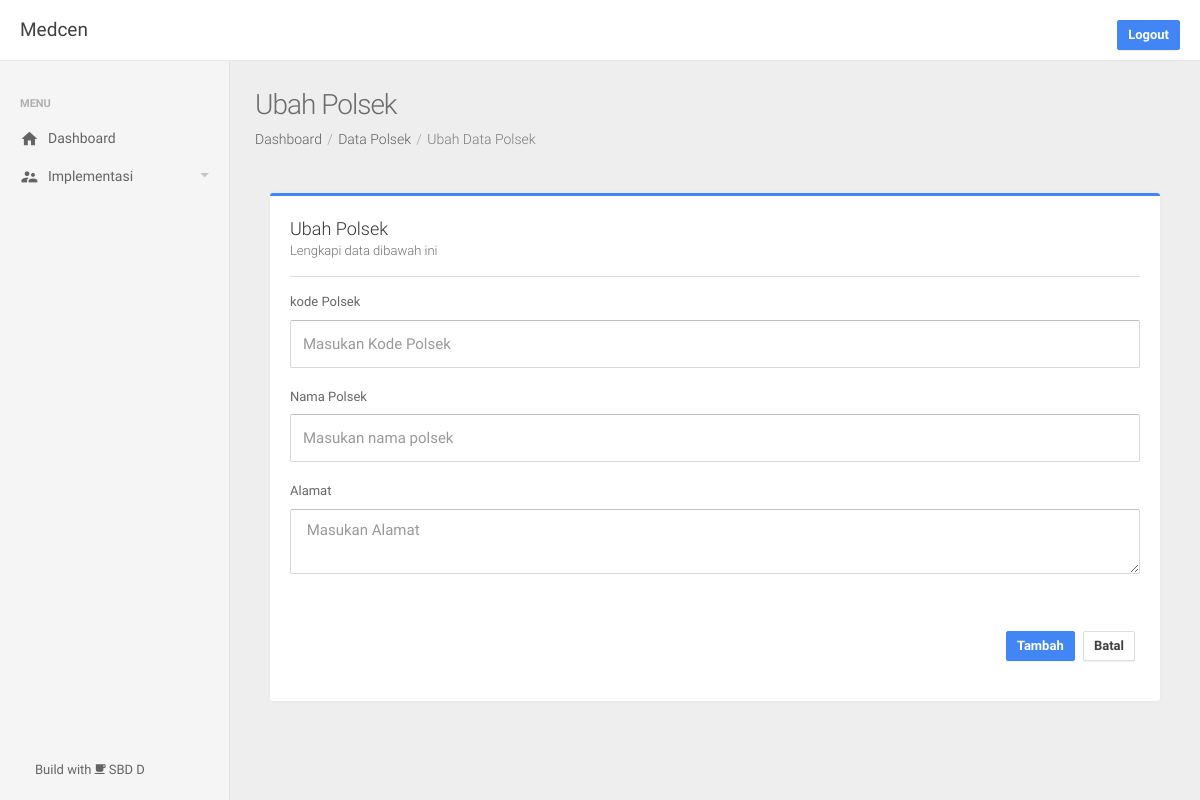
The app's page /polsek/91901/ubah/ (signed in), older data.
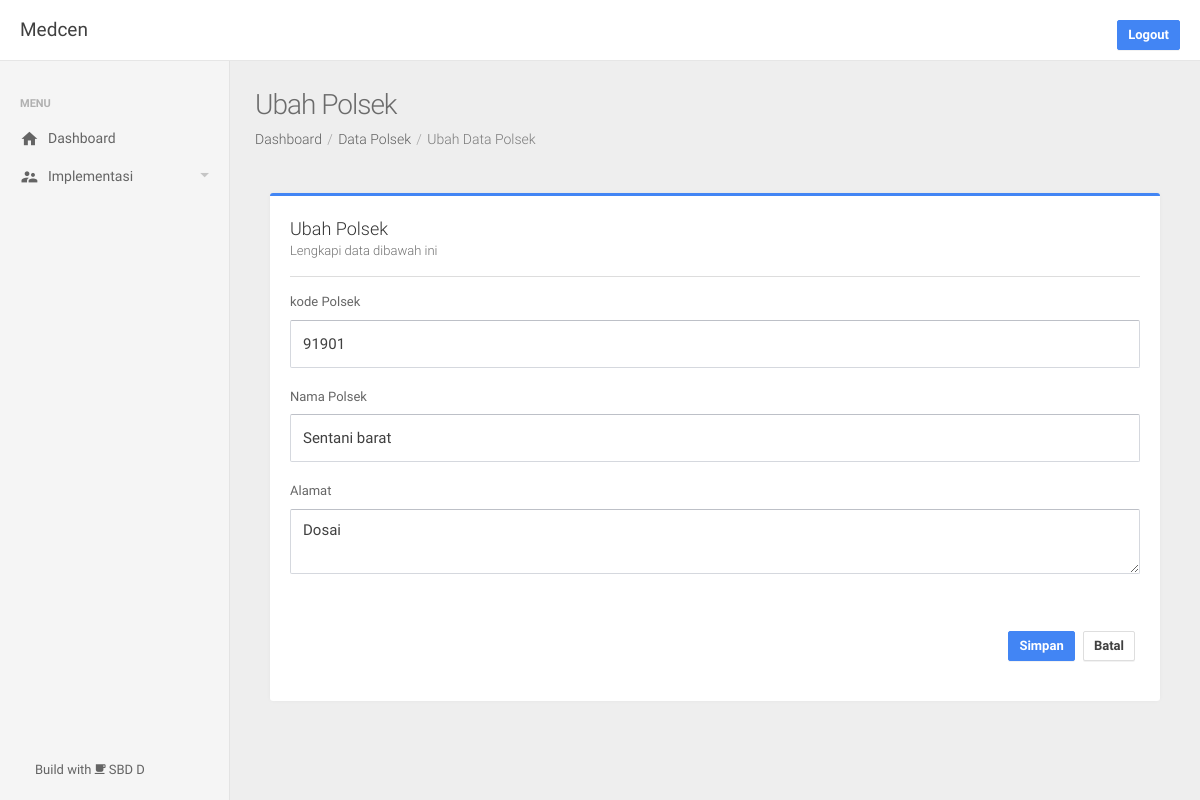
The same page, newer data.
### app/models.py (models this page shows)
class Polsek(db.Model):
    kodePolsek = db.Column(db.Integer, primary_key=True)
    namaPolsek = db.Column(db.String(100))
    alamatKantor = db.Column(db.String(100))

### app/routes.py (the view)
@app.route('/polsek/<kodePolsek>/ubah/', methods=['GET','POST'])
@login_required
def polsekEdit(kodePolsek):
    data = Polsek.query.filter_by(kodePolsek=kodePolsek).first()
    if request.method == 'POST':
        data.kodePolsek = request.form['kdPolsek']
        data.namaPolsek = request.form['namaPolsek']
        data.alamatKantor = request.form['alamat']
        db.session.add(data)
        db.session.commit()
        return redirect(url_for('polsek'))
    else:
        return render_template('polsek/polsekAdd.html', title='Ubah Polsek', submenu='dataPolsek' ,link1='Data Polsek', link2='Ubah Data Polsek', link3='polsek/', data=data)

### app/models.py (called while the page is built)
@login_manager.user_loader
def load_user(user_id):
    return User.query.get(int(user_id))

### app/templates/polsek/polsekAdd.html (shortened to what this page needs)
{% extends 'layout.html' %}
{% block styles %}
<link rel="stylesheet" type="text/css" href="{{ url_for ('static', filename='assets/lib/select2/css/select2.min.css') }}"/>
<link rel="stylesheet" type="text/css" href="{{ url_for ('static', filename='assets/lib/bootstrap-slider/css/bootstrap-slider.css') }}"/>
{% endblock styles %}
{% block content %}
<div class="col-sm-12">
    <div class="panel panel-default panel-border-color panel-border-color-primary">
      <div class="panel-heading panel-heading-divider">{{title}}<span class="panel-subtitle">Lengkapi data dibawah ini</span></div>
      <div class="panel-body">
        <form method="POST" data-parsley-validate="" novalidate="" enctype="multipart/form-data">
          <div class="form-group">
            <label>kode Polsek</label>
            <input type="text" maxlength="14" name="kdPolsek" placeholder="Masukan Kode Polsek" required="" autocomplete="off" class="form-control" value="{% if data %}{{data.kodePolsek}}{% endif %}">
          </div>
          <div class="form-group">
            <label>Nama Polsek</label>
            <input type="text" name="namaPolsek" parsley-trigger="change" required="" placeholder="Masukan nama polsek" autocomplete="off" class="form-control" value="{% if data %}{{data.namaPolsek}}{% endif %}">
          </div>
          <div class="form-group">
            <label>Alamat</label>
            <textarea name="alamat" class="form-control" required='' placeholder="{% if not data %} Masukan Alamat {% endif %}">{% if data %}{{data.alamatKantor}}{% endif %}</textarea>
          </div>
          <br><br>
          <p class="text-right">
            <button type="submit" class="btn btn-space btn-primary">{% if data %}Simpan {% else %}Tambah{% endif %}</button>
            <a href="{% if title == 'Tambah Pribadi' or 'Ubah Pribadi' %} /polsek/ {% else %} /polsek/ {% endif %}" class="btn btn-space btn-default">Batal</a>
          </p>
        </form>
      </div>
    </div>
</div>
{% endblock content %}

Row changes from the older to the newer data that the page shows:
added Polsek: kdPolsek "91901", namaPolsek "Sentani barat", alamat "Dosai"
Text that changed along with them:
text no longer shown: "Tambah"
text now shown: "Simpan"
